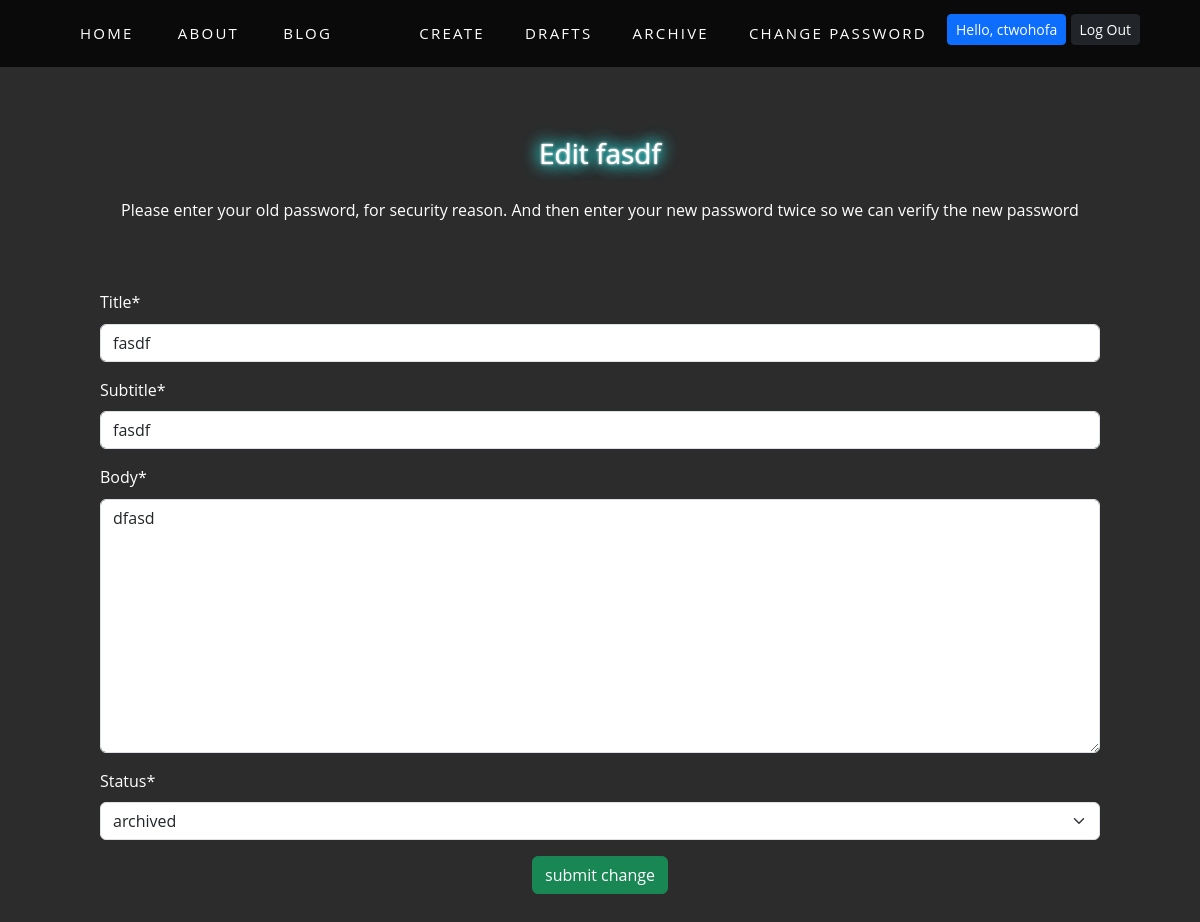
The page /post/12/edit/ (signed in) on the database as committed earlier.
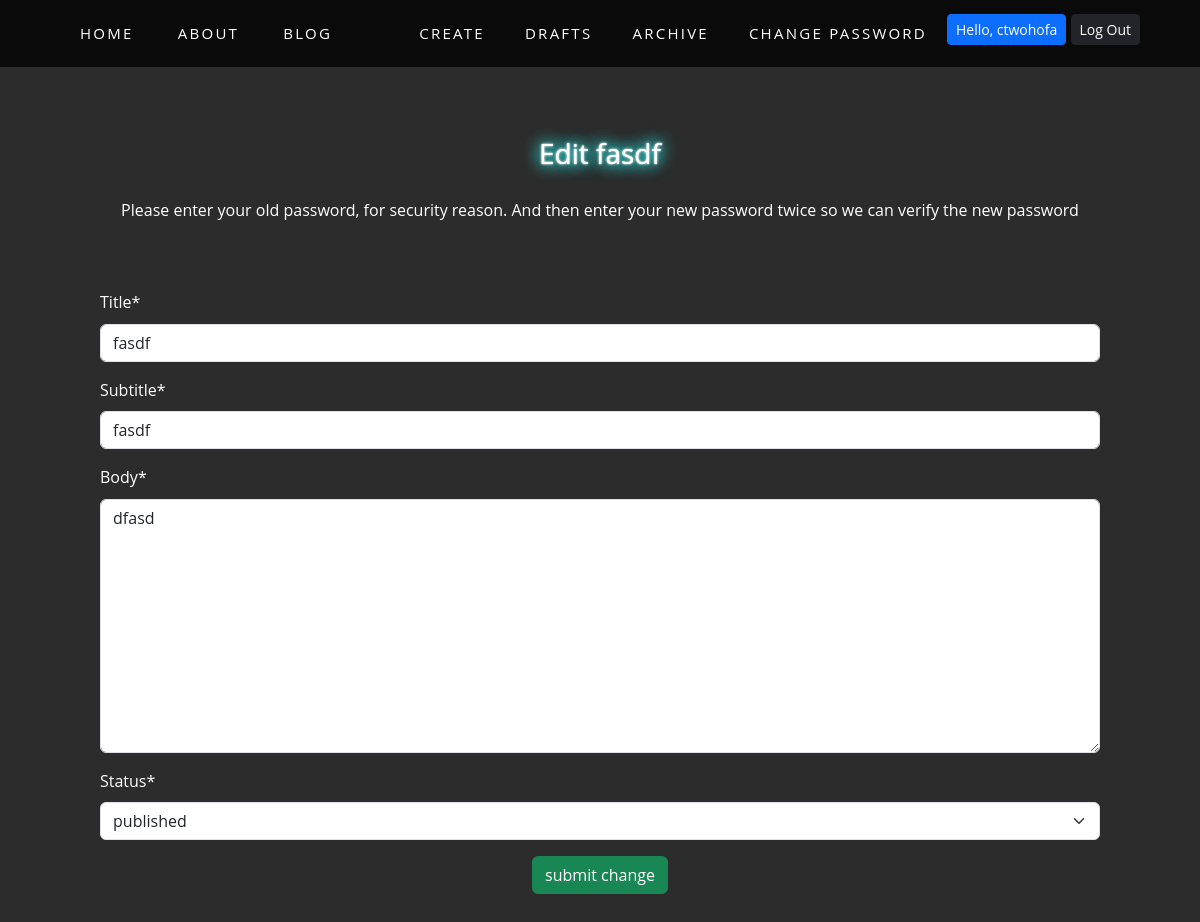
The same page on the database as committed later.
### posts/models.py (models this page shows, shortened)
class Post(models.Model):
    title = models.CharField(max_length=128)
    subtitle = models.CharField(max_length=256)
    body = models.TextField()
    author = models.ForeignKey(
        get_user_model(),
        on_delete=models.CASCADE #delete key if reocrd is deleted
    )
    status=models.ForeignKey(
        Status,
        on_delete=models.CASCADE #tell us waht django should when this fkey is deleted
    )
    created_on = models.DateTimeField(auto_now_add=True)

### posts/views.py (the view)
# urls.py: path("<int:pk>/edit/",views.PostUpdateView.as_view(), name="edit"),
class PostUpdateView(LoginRequiredMixin, UserPassesTestMixin, UpdateView):
    template_name = "posts/edit.html"
    model = Post
    fields = ["title", "subtitle","body", "status"]
    def test_func(self):
        post=self.get_object()
        return post.author==self.request.user

### posts/models.py (called while the page is built)
    def __str__(self):
        return self.name

### templates/posts/edit.html (shortened to what this page needs)
{%extends 'base.html'%}
{%load crispy_forms_tags%}
{%block content%}
<div class="login-form">
        <h1 class="text-center">Edit {{post.title}}</h1>
        <p class="text-center">Please enter your old password, for security reason. And then enter your new password twice so we can verify the new password</p>
        <form class="login-form" method="POST">
            {{form|crispy}}
            <input class="btn btn-success d-block mx-auto" type="submit" value="submit change">
        </form>
</div>
{%endblock content%}

Rows that differ between the two databases and show on the page:
changed Post "fasdf": status "archived" → "published"
